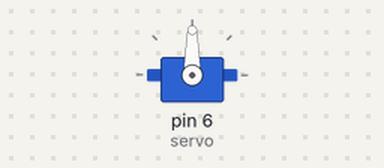
This sketch was run on a simulated Arduino Uno, built with avr-gcc and run on an emulated ATmega328P. Parts: servo.

Above: at 0.05 s.
At 4.0 s:
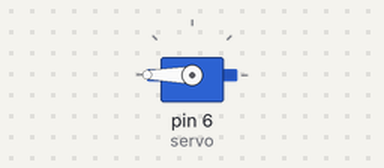
At 8.0 s:
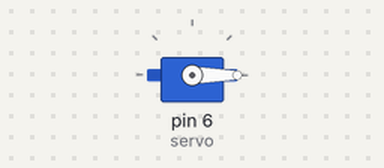
Timing chart, 0 to 10.4 s (numbered marks = the images above):
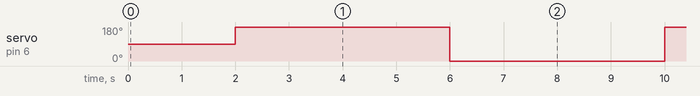

Measured:
- by itself, servo on pin 6 (servo): alternates 180° for 4.0 s and 0° for 4.0 s

The sketch:

servo.ino
```cpp
#include<Servo.h>

Servo servo;

void setup() {
    servo.attach(6);
}

void loop() {
    servo.detach();
    delay(2000);
    servo.attach(6);
    servo.write(180);
    delay(2000);
    servo.detach();
    delay(2000);
    servo.attach(6);
    servo.write(0);
    delay(2000);
}
```
